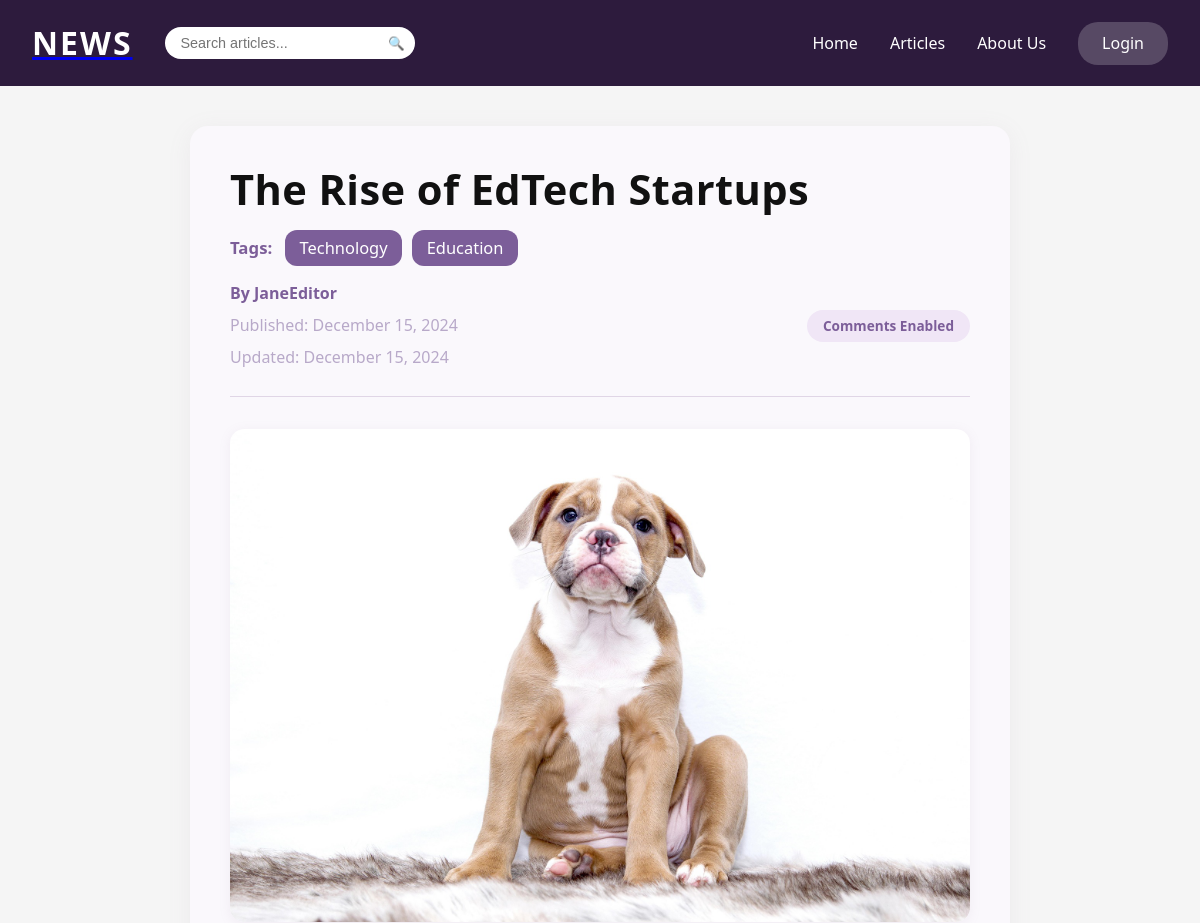
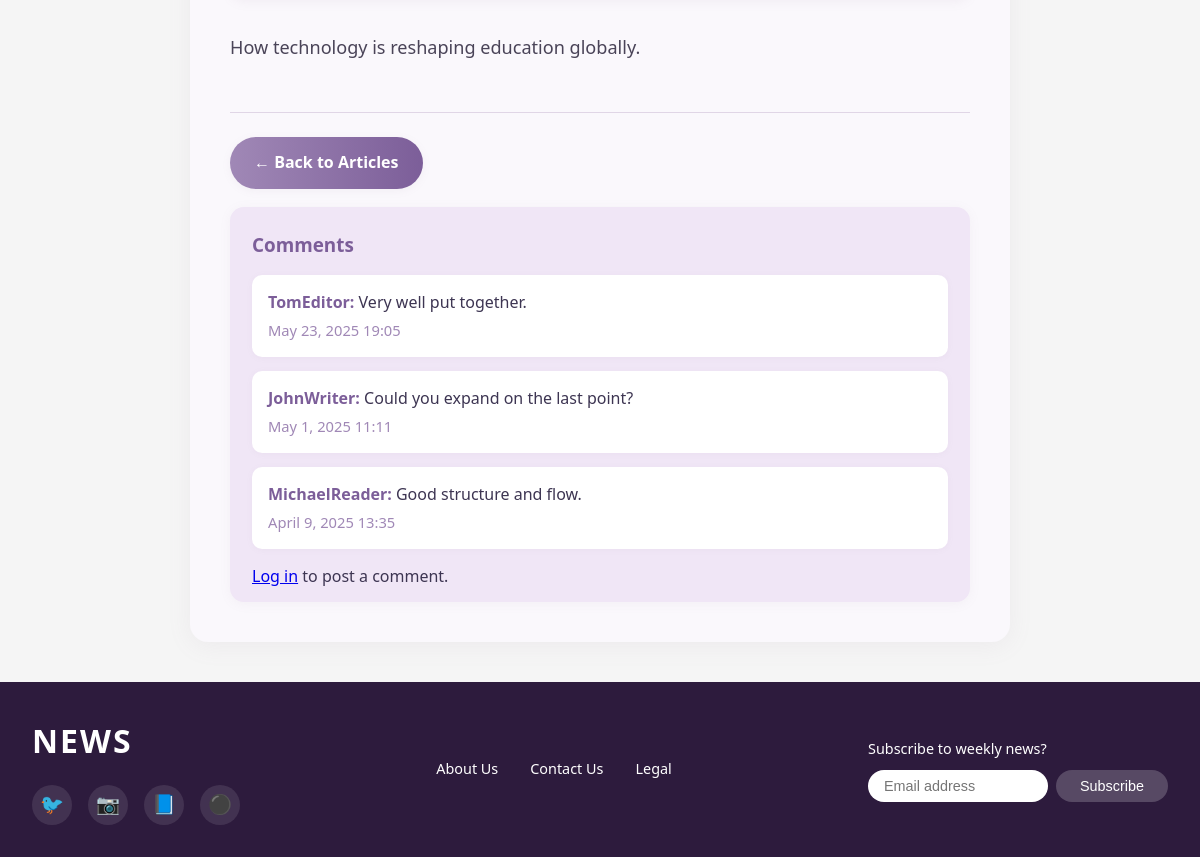
The app's page /public/article?id=15 with its own data (2 pictures, top to bottom).
### tables this page shows
CREATE TABLE `articles` (
  `id` int(11) NOT NULL,
  `title` varchar(255) NOT NULL,
  `content` text NOT NULL,
  `author_id` int(11) DEFAULT NULL,
  `is_published` tinyint(1) DEFAULT 0,
  `allow_comments` tinyint(1) DEFAULT 1,
  `created_at` timestamp NOT NULL DEFAULT current_timestamp(),
  `updated_at` timestamp NOT NULL DEFAULT current_timestamp() ON UPDATE current_timestamp(),
  `image_data` longblob DEFAULT NULL,
  `status` enum('draft','pending','published') NOT NULL DEFAULT 'pending'
);

CREATE TABLE `tags` (
  `tag_name` varchar(255) NOT NULL,
  `tag_id` int(11) NOT NULL
);

CREATE TABLE `users` (
  `id` int(11) NOT NULL,
  `username` varchar(50) NOT NULL,
  `email` varchar(100) NOT NULL,
  `password` varchar(255) NOT NULL,
  `role_id` int(11) DEFAULT NULL,
  `created_at` timestamp NOT NULL DEFAULT current_timestamp()
);

CREATE TABLE `comments` (
  `id` int(11) NOT NULL,
  `article_id` int(11) DEFAULT NULL,
  `user_id` int(11) DEFAULT NULL,
  `content` text NOT NULL,
  `is_approved` tinyint(1) DEFAULT 0,
  `created_at` timestamp NOT NULL DEFAULT current_timestamp()
);

### app/helpers.php (called while the page is built, shortened)
<?php
function render($view, $data = [], $layout = 'layout') {
    extract($data);
    require views_path($view . '.php');
}
function base_url($path = '') {
    if(defined('BASE_URL')) {
        return BASE_URL . ltrim($path, '/');
    }
    $protocol =
    (!empty($_SERVER['HTTPS']) && $_SERVER['HTTPS'] !== 'off') ||
    $_SERVER['SERVER_PORT'] === 443 ? "https://" : "http://";
    $host = $_SERVER['HTTP_HOST'];
    $base = rtrim(dirname($_SERVER['SCRIPT_NAME']), '/');
    return $protocol . $host . $base . '/' . ltrim($path, '/');
}
function base_path($path = '') {
    return realpath(__DIR__ . '/../' . '/' . ltrim($path, '/'));
}
function views_path($path = '') {
    return base_path('app/views/' . ltrim($path, '/'));
}

### app/controllers/HomeController.php (called while the page is built, shortened)
<?php
class HomeController {
    public function singleArticle() {
        $id = (int)$_GET['id'];
        $db = new Database();
        $pdo = $db->connect();
        $sql = "SELECT a.*, u.username as author_name
                FROM articles a
                LEFT JOIN users u ON a.author_id = u.id
                WHERE a.id = ? AND a.is_published = 1";
        $stmt = $pdo->prepare($sql);
        $stmt->execute([$id]);
        require_once __DIR__ . '/../models/Article.php';
        $articleModel = new Article();
        $article = $articleModel->getArticleWithTags($id);
        require_once __DIR__ . '/../models/Comment.php';
        $commentModel = new Comment();
        $comments = $commentModel->getByArticle($id);
        $data = [
            'article' => $article,
            'comments' => $comments,
        ];
        render('home/articleSingle', $data);
        return;
    }
}

### app/models/Article.php (called while the page is built, shortened)
<?php
require_once __DIR__ . '/../../config/database.php';
class Article {
    private $db;
    public function __construct() {
        $database = new Database();
        $this->db = $database->connect();
    }
    public function getArticleWithTags($id) {
        $stmt = $this->db->prepare("SELECT a.*, u.username AS author_name FROM articles a LEFT JOIN users u ON a.author_id = u.id WHERE a.id = ?");
        $stmt->execute([$id]);
        $article = $stmt->fetch(PDO::FETCH_ASSOC);
        if ($article) {
            require_once __DIR__ . '/Tag.php';
            $tagModel = new Tag();
            $article['tags'] = $tagModel->getTagsForArticle($id);
        }
        return $article;
    }
}
?>

### config/database.php (called while the page is built, shortened)
<?php
class Database {
    private $host = 'localhost';
    private $db_name = 'austro_asian_times';
    private $username = 'root';
    private $password = '';
    public function connect() {
        $this->conn = null;
        try {
            $dsn = "mysql:host=" . $this->host . ";dbname=" . $this->db_name . ";charset=utf8mb4";
            $this->conn = new PDO($dsn, $this->username, $this->password);
            $this->conn->setAttribute(PDO::ATTR_ERRMODE, PDO::ERRMODE_EXCEPTION);
        } catch (PDOException $e) {
            die("Connection failed: " . $e->getMessage());
        }
        return $this->conn;
    }
}

### app/models/Tag.php (called while the page is built, shortened)
<?php
require_once __DIR__ . '/../../config/database.php';
class Tag {
    private $db;
    public function __construct() {
        $database = new Database();
        $this->db = $database->connect();
    }
    public function getTagsForArticle($article_id) {
        $stmt = $this->db->prepare('SELECT t.* FROM tags t INNER JOIN article_tags at ON t.tag_id = at.tag_id WHERE at.article_id = ?');
        $stmt->execute([$article_id]);
        return $stmt->fetchAll(PDO::FETCH_ASSOC);
    }
}

### app/models/Comment.php (called while the page is built, shortened)
<?php
require_once __DIR__ . '/../../config/database.php';
class Comment {
    private $db;
    public function __construct() {
        $database = new Database();
        $this->db = $database->connect();
    }
    public function getByArticle($article_id) {
        $stmt = $this->db->prepare("SELECT c.*, u.username FROM comments c JOIN users u ON c.user_id = u.id WHERE c.article_id = ? ORDER BY c.created_at DESC");
        $stmt->execute([$article_id]);
        return $stmt->fetchAll(PDO::FETCH_ASSOC);
    }
}

### app/views/home/articleSingle.php (the view, shortened to what this page needs)
<head>
    <link rel="stylesheet" href="<?php echo base_url('css/homeArticleSingle.css')?>">
</head>
<div class="single-article-container">
    <div class="article-header">
        <h1 class="article-title"><?= htmlspecialchars($article['title']) ?></h1>
        <div class="article-tags" style="margin: 12px 0;">
            <strong>Tags:</strong>
            <?php if (!empty($article['tags'])): ?>
                <?php foreach ($article['tags'] as $tag): ?>
                    <a href="/PHP_MVC/public/articles?tags[]=<?= $tag['tag_id'] ?>" class="badge bg-primary" style="margin-right:5px; text-decoration:none; color:white;">
                        <?= htmlspecialchars($tag['tag_name']) ?>
                    </a>
                <?php endforeach; ?>
            <?php else: ?>
                <span style="color: #888;">None</span>
            <?php endif; ?>
        </div>
        <div class="article-meta">
            <div class="meta-left">
                <span class="article-author">By <?= htmlspecialchars($article['author_name'] ?? 'Unknown Author') ?></span>
                <span class="article-date">Published: <?= date('F j, Y', strtotime($article['created_at'])) ?></span>
                <?php if ($article['updated_at'] && $article['updated_at'] !== $article['created_at']): ?>
                    <span class="article-updated">Updated: <?= date('F j, Y', strtotime($article['updated_at'])) ?></span>
                <?php endif; ?>
            </div>
            <?php if ($article['allow_comments']): ?>
                <div class="comments-badge">Comments Enabled</div>
            <?php endif; ?>
        </div>
    </div>
    <div class="article-image">
        <?php if (!empty($article['image_data']) && $article['image_data'] !== 'NULL' && $article['image_data'] !== null): ?>
            <img alt="<?= htmlspecialchars($article['title']) ?>" />
        <?php else: ?>
            <img src="<?= base_url('images/default-article.jpg') ?>" alt="Default article image" />
        <?php endif; ?>
    </div>
    <div class="article-content">
        <?= nl2br(htmlspecialchars($article['content'])) ?>
    </div>
    <div class="article-actions">
        <a href="/PHP_MVC/public/articles" class="back-btn">← Back to Articles</a>
        <?php if ($article['allow_comments']): ?>
            <div class="comments-section">
                <h3>Comments</h3>
                <?php if (!empty($comments)): ?>
                    <ul class="comments-list">
                        <?php foreach ($comments as $comment): ?>
                            <li>
                                <strong><?= htmlspecialchars($comment['username']) ?>:</strong>
                                <?php
                                    $isEditing = isset($_GET['edit_comment']) && $_GET['edit_comment'] == $comment['id'];
                                ?>
                                <?php if ($isEditing && isset($_SESSION['user']) && $_SESSION['user']['id'] == $comment['user_id']): ?>
                                    <form action="<?= base_url('edit-comment') ?>" method="POST" style="display:inline;">
                                        <input type="hidden" name="comment_id" value="<?= $comment['id'] ?>">
                                        <input type="hidden" name="article_id" value="<?= $article['id'] ?>">
                                        <textarea name="content" rows="2" required><?= htmlspecialchars($comment['content']) ?></textarea>
                                        <button type="submit">Save</button>
                                        <a href="<?= base_url('article?id=' . $article['id']) ?>">Cancel</a>
                                    </form>
                                <?php else: ?>
                                    <?= nl2br(htmlspecialchars($comment['content'])) ?>
                                    <div class="comment-date"><?= date('F j, Y H:i', strtotime($comment['created_at'])) ?></div>
                                <?php endif; ?>
                            </li>
                        <?php endforeach; ?>
                    </ul>
                <?php else: ?>
                    <p>No comments yet.</p>
                <?php endif; ?>
                <?php if (isset($_SESSION['user'])): ?>
                    <form action="<?= base_url('post-comment') ?>" method="POST" class="comment-form">
                        <input type="hidden" name="article_id" value="<?= $article['id'] ?>">
                        <textarea name="content" rows="3" required placeholder="Write your comment..."></textarea>
                        <button type="submit">Post Comment</button>
                    </form>
                <?php else: ?>
                    <p><a href="<?= base_url('user/login') ?>">Log in</a> to post a comment.</p>
                <?php endif; ?>
            </div>
        <?php endif; ?>
    </div>
</div>

### public/css/layout.css (style rules this page uses)
* { margin: 0; padding: 0; box-sizing: border-box; }
body { font-family: -apple-system, BlinkMacSystemFont, 'Segoe UI', Roboto, Oxygen, Ubuntu, Cantarell, sans-serif; background-color: #f5f5f5; }

### public/css/homeArticleSingle.css (style rules this page uses)
body { font-family: 'Segoe UI', Arial, sans-serif; line-height: 1.7; color: #3d3552; background-color: #f5f5f5; margin: 0; padding: 0; }
.single-article-container { max-width: 820px; margin: 2.5rem auto; padding: 2.5rem; background: #faf8fc; box-shadow: 0 4px 24px rgba(158, 130, 156, 0.09); border-radius: 18px; }
.article-header { margin-bottom: 2rem; border-bottom: 1.5px solid #e0d6e6; padding-bottom: 1.5rem; }
.article-title { font-size: 2.6rem; margin: 0 0 1rem 0; color: #111; line-height: 1.15; font-weight: 700; letter-spacing: 0.01em; }
.article-meta { display: flex; justify-content: space-between; align-items: center; color: #a088b6; font-size: 1rem; gap: 1.5rem; }
.meta-left { display: flex; flex-direction: column; gap: 0.3rem; }
.article-author { font-weight: 600; color: #7c5e99; }
.article-date, .article-updated { color: #b8a9c9; }
.comments-badge { display: inline-block; padding: 0.3rem 1rem; background: #f0e6f6; color: #7c5e99; border-radius: 9999px; font-size: 0.85rem; font-weight: 600; margin-left: 0.5rem; }
.article-image { margin-bottom: 2rem; border-radius: 14px; overflow: hidden; box-shadow: 0 2px 12px rgba(158, 130, 156, 0.10); }
.article-image img { width: 100%; height: auto; display: block; border-radius: 14px; }
.article-content { font-size: 1.13rem; line-height: 1.85; color: #4a4458; margin-bottom: 3rem; }
.article-actions { margin-top: 3rem; border-top: 1.5px solid #e0d6e6; padding-top: 1.5rem; }
.back-btn { display: inline-flex; align-items: center; padding: 0.75rem 1.5rem; background: linear-gradient(90deg, #a088b6 0%, #7c5e99 100%); color: #fff; text-decoration: none; border-radius: 30px; font-weight: 600; font-size: 1rem; border: none; transition: background 0.2s, transform 0.15s; box-shadow: 0 2px 8px 0 rgba(158, 130, 156, 0.08); cursor: pointer; }
.comments-section { background: #f0e6f6; border-radius: 14px; padding: 22px 22px 12px 22px; margin-top: 18px; box-shadow: 0 2px 12px rgba(158, 130, 156, 0.07); }
.comments-section h3 { margin-top: 0; font-size: 1.18rem; color: #7c5e99; margin-bottom: 14px; font-weight: 700; }
.comments-list { list-style: none; padding: 0; margin: 0 0 14px 0; }
.comments-list li { background: #fff; border-radius: 10px; margin-bottom: 14px; padding: 14px 16px 10px 16px; box-shadow: 0 1px 6px rgba(158, 130, 156, 0.06); position: relative; }
.comments-list strong { color: #7c5e99; font-size: 1rem; }
.comment-date { font-size: 0.92rem; color: #a088b6; margin-top: 2px; margin-bottom: 4px; }
.article-tags { margin: 12px 0 18px 0; font-size: 1.05rem; font-weight: 500; }
.article-tags strong { color: #7c5e99; margin-right: 8px; }
.article-tags .badge { display: inline-block; background: #7c5e99; color: #fff; border-radius: 12px; padding: 0.25em 0.9em; font-size: 0.98em; margin-right: 6px; margin-bottom: 2px; text-decoration: none; transition: background 0.18s, color 0.18s; }

### records on screen
articles: title "The Rise of EdTech Startups", author.username "JaneEditor", created_at "December 15, 2024", updated_at "December 15, 2024", content "How technology is reshaping education globally."
tags: tag_name "Technology"
tags: tag_name "Education"
comments: user.username "TomEditor", content "Very well put together.", created_at "May 23, 2025 19:05"
comments: user.username "JohnWriter", content "Could you expand on the last point?", created_at "May 1, 2025 11:11"
comments: user.username "MichaelReader", content "Good structure and flow.", created_at "April 9, 2025 13:35"
